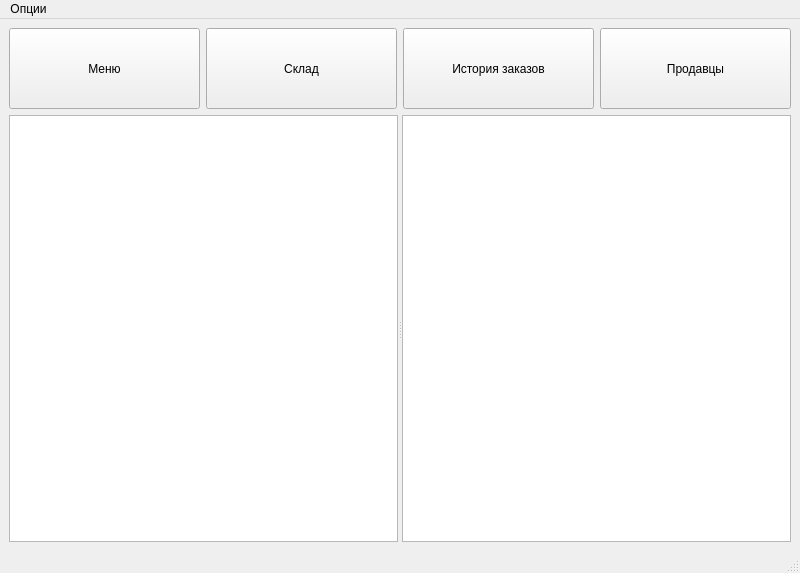
<?xml version="1.0" encoding="UTF-8"?>
<ui version="4.0">
 <class>AdminWindow</class>
 <widget class="QMainWindow" name="AdminWindow">
  <property name="geometry">
   <rect>
    <x>0</x>
    <y>0</y>
    <width>800</width>
    <height>573</height>
   </rect>
  </property>
  <property name="windowTitle">
   <string>MainWindow</string>
  </property>
  <widget class="QWidget" name="centralwidget">
   <layout class="QGridLayout" name="gridLayout">
    <item row="0" column="0">
     <layout class="QHBoxLayout" name="horizontalLayout">
      <item>
       <widget class="QPushButton" name="Menu">
        <property name="minimumSize">
         <size>
          <width>101</width>
          <height>81</height>
         </size>
        </property>
        <property name="text">
         <string>Меню</string>
        </property>
       </widget>
      </item>
      <item>
       <widget class="QPushButton" name="Storage">
        <property name="minimumSize">
         <size>
          <width>101</width>
          <height>81</height>
         </size>
        </property>
        <property name="text">
         <string>Склад</string>
        </property>
       </widget>
      </item>
      <item>
       <widget class="QPushButton" name="ordersHistory">
        <property name="minimumSize">
         <size>
          <width>101</width>
          <height>81</height>
         </size>
        </property>
        <property name="text">
         <string>История заказов</string>
        </property>
       </widget>
      </item>
      <item>
       <widget class="QPushButton" name="sellersTable">
        <property name="minimumSize">
         <size>
          <width>101</width>
          <height>81</height>
         </size>
        </property>
        <property name="text">
         <string>Продавцы</string>
        </property>
       </widget>
      </item>
     </layout>
    </item>
    <item row="1" column="0">
     <widget class="QSplitter" name="splitter">
      <property name="orientation">
       <enum>Qt::Horizontal</enum>
      </property>
      <widget class="QTableView" name="tableView">
       <property name="minimumSize">
        <size>
         <width>0</width>
         <height>411</height>
        </size>
       </property>
      </widget>
      <widget class="QTableView" name="recView">
       <property name="minimumSize">
        <size>
         <width>0</width>
         <height>411</height>
        </size>
       </property>
      </widget>
     </widget>
    </item>
   </layout>
  </widget>
  <widget class="QMenuBar" name="menubar">
   <property name="geometry">
    <rect>
     <x>0</x>
     <y>0</y>
     <width>800</width>
     <height>25</height>
    </rect>
   </property>
   <widget class="QMenu" name="menu">
    <property name="title">
     <string>Опции</string>
    </property>
    <addaction name="addDish"/>
    <addaction name="deleteDish"/>
    <addaction name="addSel"/>
    <addaction name="deleteSel"/>
    <addaction name="profit"/>
    <addaction name="sellerSalary"/>
    <addaction name="addRecipe"/>
    <addaction name="delRecipe"/>
    <addaction name="prices_and_min"/>
    <addaction name="nazenka"/>
   </widget>
   <addaction name="menu"/>
  </widget>
  <widget class="QStatusBar" name="statusbar"/>
  <action name="addDish">
   <property name="text">
    <string>Добавить блюдо</string>
   </property>
  </action>
  <action name="deleteDish">
   <property name="text">
    <string>Удалить блюдо</string>
   </property>
  </action>
  <action name="addSel">
   <property name="text">
    <string>Добавить продавца</string>
   </property>
   <property name="toolTip">
    <string>Добавить продавца</string>
   </property>
  </action>
  <action name="profit">
   <property name="text">
    <string>Прибыль</string>
   </property>
  </action>
  <action name="sellerSalary">
   <property name="text">
    <string>Зарплата продавца</string>
   </property>
   <property name="toolTip">
    <string>Зарплата продавца</string>
   </property>
  </action>
  <action name="addRecipe">
   <property name="text">
    <string>Добавить ингредиент в рецепт</string>
   </property>
   <property name="toolTip">
    <string>Добавить Рецепт</string>
   </property>
  </action>
  <action name="prices_and_min">
   <property name="text">
    <string>Обновить себестоимость и минимум</string>
   </property>
   <property name="toolTip">
    <string>Обновить себестоимость и минимум</string>
   </property>
  </action>
  <action name="deleteSel">
   <property name="text">
    <string>Удалить продавца</string>
   </property>
  </action>
  <action name="delRecipe">
   <property name="text">
    <string>Удалить ингредиент из рецепта</string>
   </property>
  </action>
  <action name="nazenka">
   <property name="text">
    <string>Установить наценку на блюдо</string>
   </property>
  </action>
 </widget>
 <resources/>
 <connections/>
</ui>
